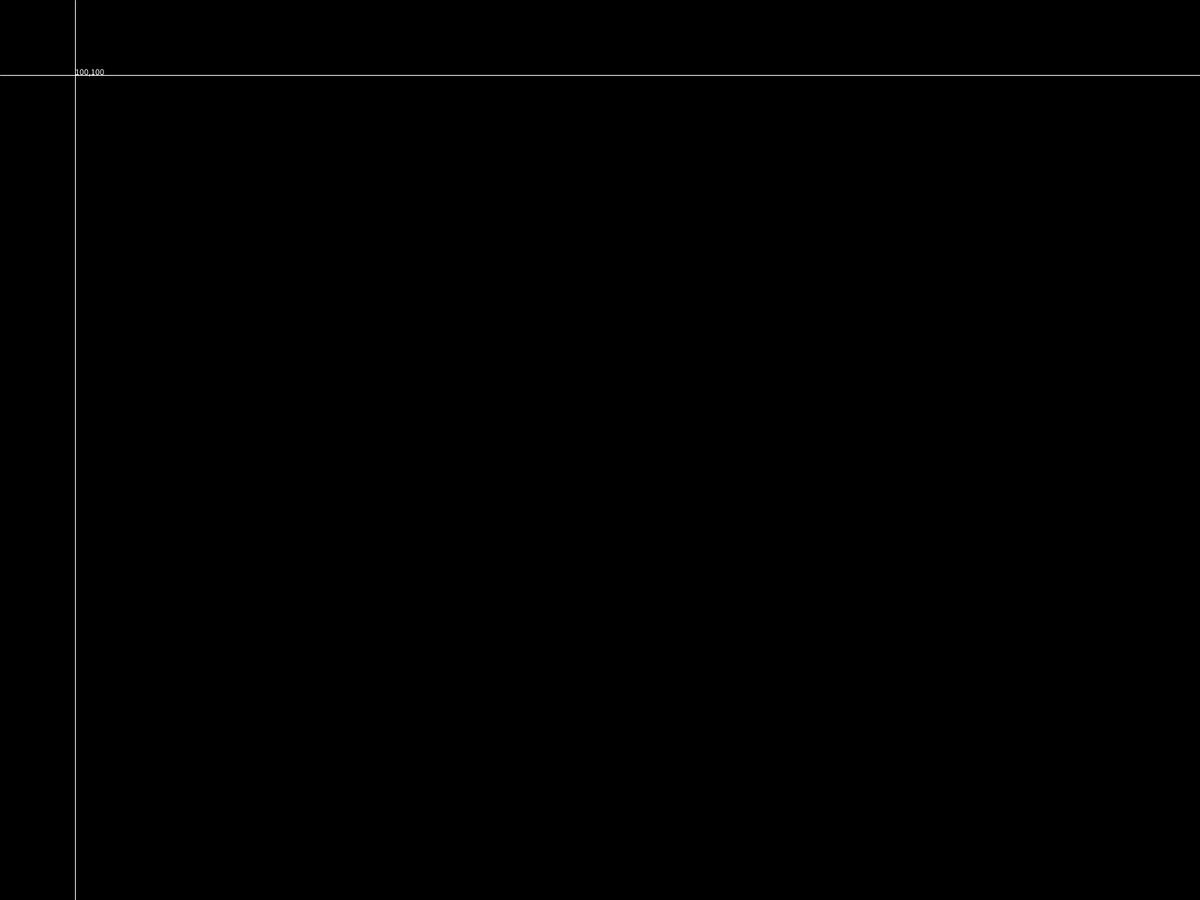
Frame 1 (no input)
Frame 60 (the mouse pressed at the canvas centre just before this capture): identical to frame 1, image omitted
Frame 120 (the mouse held since frame 60 and released just before this capture): identical to frame 1, image omitted

The Processing sketch that drew this single still picture (run headless with seeded random() and noise(); from frame 60 on, the mouse is pressed at the canvas centre):

// Processing sketch: crosshair
// ── crosshair.pde
int x = 100;
int y = 100;
 
void setup(){
  fullScreen();
}
 
void draw(){
  background(0);
  stroke(255);
  line(0, y, width, y);
  line(x, 0, x, height);
  text(x + "," + y, 100, 100);
}
 
void keyPressed() {
  if (key == CODED) {
    if (keyCode == UP) {
      y -= 1;
    } else if (keyCode == DOWN) {
      y += 1;
    } else if (keyCode == LEFT) {
      x -= 1;
    } else if (keyCode == RIGHT) {
      x += 1;
    }
    
  } 
}
